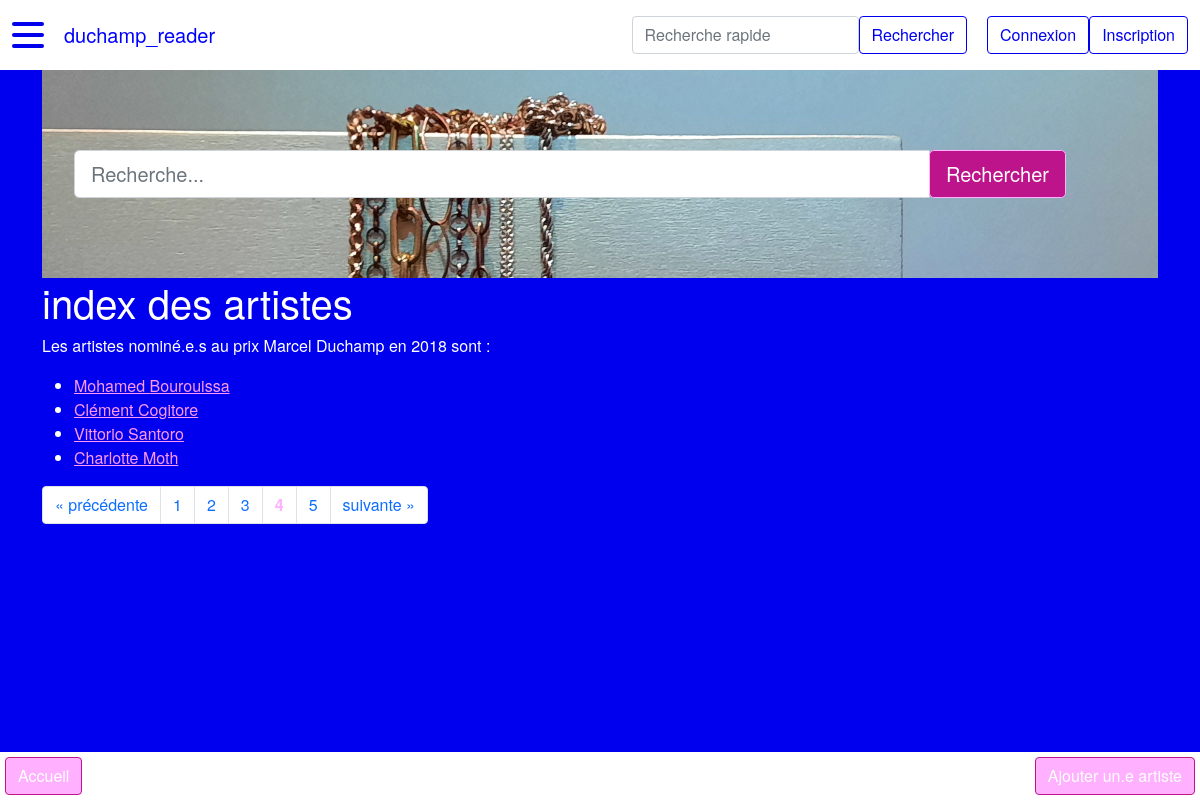
/artiste?page=4, run on an earlier commit of the app's database.
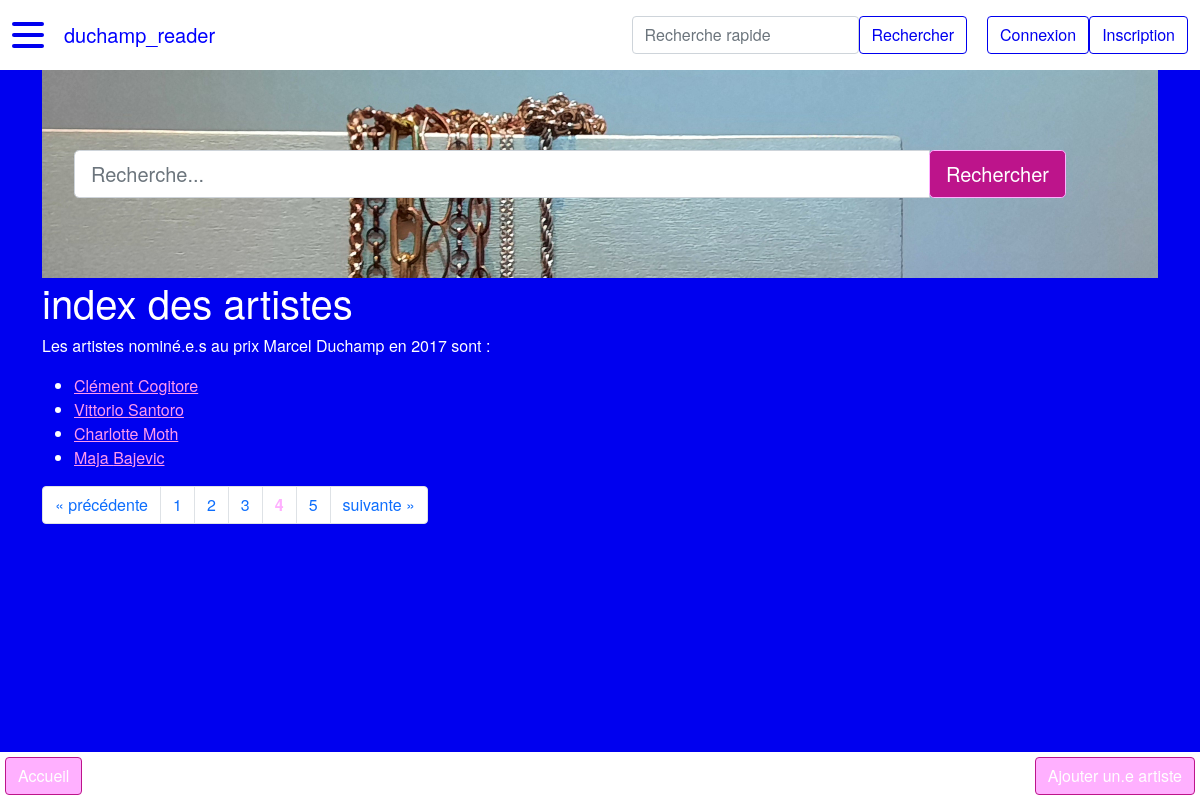
And on a later commit of the database.
### duchamp_reader/modeles/classes_generic.py (models this page shows, shortened)
class Nomination(db.Model):
    __tablename__ = "nomination"
    id = db.Column(db.Integer, unique=True, nullable=False, primary_key=True, autoincrement=True)
    annee = db.Column(db.Integer, nullable=False) # format YYYY
    laureat = db.Column(db.Boolean, nullable=False, default=0) # 1 si lauréat, 0 si non
    id_artiste = db.Column(db.Integer, db.ForeignKey("artiste.id"), nullable=False)
    id_theme = db.Column(db.Integer, db.ForeignKey("theme.id"), nullable=False)
    classname = db.Column(db.Text, nullable=False, default="nomination")
    authorship = db.relationship("AuthorshipNomination", back_populates="nomination")
    artiste = db.relationship("Artiste", back_populates="nomination")
    theme = db.relationship("Theme", back_populates="nomination", uselist=False)

class Artiste(db.Model):
    __tablename__ = "artiste"
    id = db.Column(db.Integer, unique=True, nullable=False, primary_key=True, autoincrement=True)
    nom = db.Column(db.Text, nullable=False)
    prenom = db.Column(db.Text, nullable=False)
    annee_naissance = db.Column(db.Integer) # format YYYY
    genre = db.Column(db.String(1))  # M : masculin, F : femme, A : autre/non-binaire
    id_wikidata = db.Column(db.Text)
    id_ville_naissance = db.Column(db.Integer, db.ForeignKey("ville.id"))
    id_ville_residence = db.Column(db.Integer, db.ForeignKey("ville.id"))
    classname = db.Column(db.Text, nullable=False, default="artiste")
    authorship = db.relationship("AuthorshipArtiste", back_populates="artiste")
    represent = db.relationship("RelationRepresente", back_populates="artiste")
    ville_naissance = db.relationship("Ville", foreign_keys=[id_ville_naissance],
                                      backref="artiste_ville_naissance", uselist=False)
    ville_residence = db.relationship("Ville", foreign_keys=[id_ville_residence],
                                      backref="artiste_ville_residence", uselist=False)
    nomination = db.relationship("Nomination", back_populates="artiste", uselist=False)

### duchamp_reader/routes.py (the view)
@app.route("/artiste")
def artiste_index():
    page = request.args.get("page", 1)
    titre = "index des artistes"
    if isinstance(page, str) and page.isdigit():
        page = int(page)
    else:
        page = 1
    artistes = Artiste.query.join(Nomination, Artiste.id == Nomination.id_artiste)\
        .order_by(Artiste.id.desc()).paginate(page=page, per_page=PERPAGE)
    return render_template("pages/artiste_index.html", titre=titre, artistes=artistes,
                           last_nominations=last_nominations, last_artistes=last_artistes, last_galeries=last_galeries,
                           last_themes=last_themes, last_villes=last_villes)

### duchamp_reader/templates/pages/artiste_index.html (shortened to what this page needs)
{% extends "conteneur.html" %}
{% block homesearch %}
    {% include "partials/recherche.html" %}
{% endblock %}
{% block corps %}
<h1>{{titre}}</h1>
    {% if artistes %}
        <p>Les artistes nominé.e.s au prix Marcel Duchamp en {{artistes.items[1].nomination.annee}} sont :</p>
        <ul>
            {% for artiste in artistes.items %}
                <li><a href="{{url_for('artiste_main', id_artiste=artiste.id)}}">
                    {{artiste.prenom}} {{artiste.nom}}
                </a></li>
            {% endfor %}
        </ul>
        <nav aria-label="research-pagination">
            <ul class="pagination">
                {% if artistes.has_prev %}
                    <li class="page-item">
                {% else%}
                    <li class="page-item disabled">
                {% endif %}
                        <a class="page-link" href="{{url_for('artiste_index', page=artistes.prev_num)}}" aria-label="Previous">
                            <span aria-hidden="true">&laquo;</span>
                            <span class="sr-only">précédente</span>
                        </a>
                    </li>
                {% for page in artistes.iter_pages() %}
                    {% if page %}
                        {% if page != artistes.page %}
                        <li class="page-item">
                            <a class="page-link" href="{{url_for('artiste_index', page=page)}}">
                                {{page}}
                            </a>
                        </li>
                        {% else %}
                            <li class="page-item active disabled">
                                <a class="page-link"><b style="color: var(--custom-light-pink)">{{page}}</b></a>
                            </li>
                        {% endif %}
                    {% else %}
                    <li class="page-item disabled">
                        <a class="page-link">...</a>
                    </li>
                    {% endif %}
                {% endfor %}
                {% if artistes.has_next %}
                    <li class="page-item">
                {% else %}
                    <li class="page-item disabled">
                {% endif %}
                    <a class="page-link" href="{{url_for('artiste_index', page=artistes.next_num)}}" aria-label="Next">
                        <span class="sr-only">suivante</span>
                        <span aria-hidden="true">&raquo;</span>
                    </a>
                </li>
            </ul>
        </nav>
    {% endif %}
    <div class="basdepage">
        <a class="btn" href="{{url_for('accueil')}}">Accueil</a>
        <a class="btn" href="{{url_for('artiste_add')}}">Ajouter un.e artiste</a>
    </div>
{% endblock %}

What changed in the data, as far as the page shows it:
no longer on this page (row unchanged): Nomination: annee "2018"
removed Artiste: prenom "Mohamed", nom "Bourouissa"
now on this page (row unchanged): Nomination: annee "2017"
now on this page (row unchanged): Artiste: prenom "Maja", nom "Bajevic"
